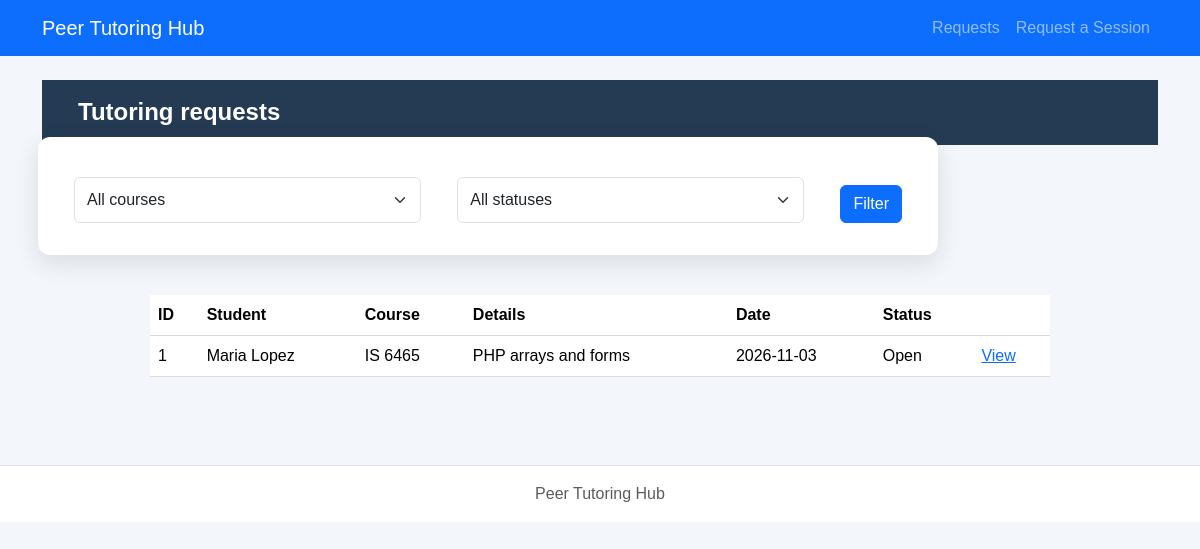
/lab6/php/requests.php, run on an earlier commit of the app's database.
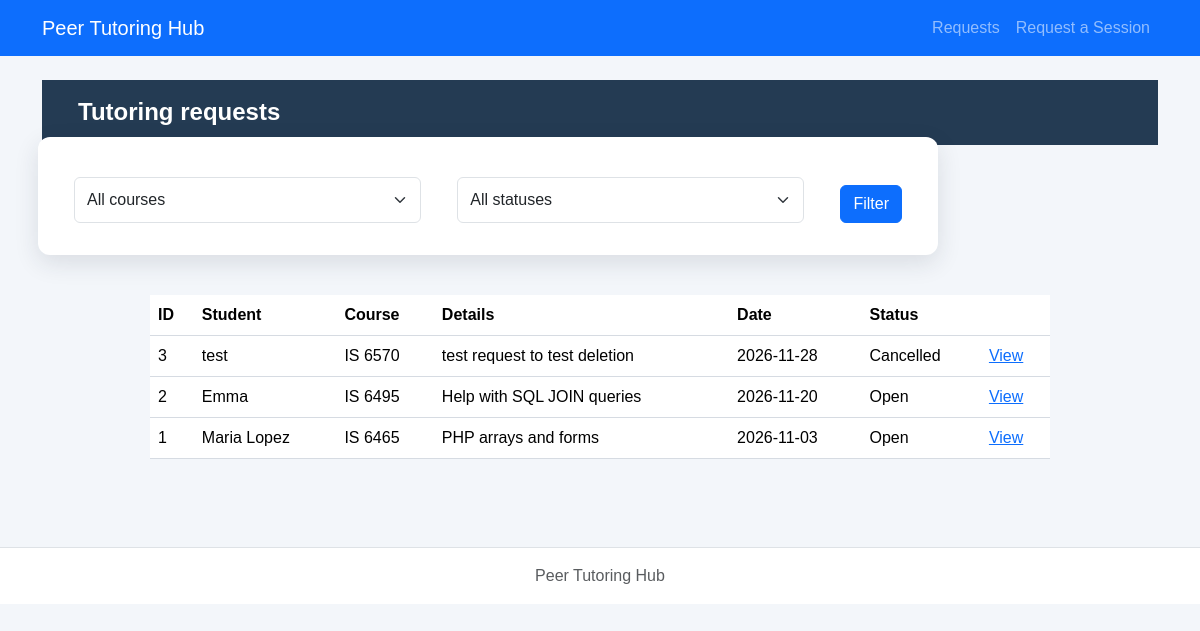
And on a later commit of the database.
### tables this page shows
CREATE TABLE tutoring_requests (
    request_id INTEGER PRIMARY KEY,
    student_id INTEGER NOT NULL,
    course TEXT NOT NULL,
    topic TEXT NOT NULL,
    preferred_date TEXT NOT NULL,
    preferred_time TEXT NOT NULL,
    status TEXT NOT NULL DEFAULT 'Open'
        CHECK (status IN ('Open', 'Cancelled', 'Assigned', 'Completed')),
    created_at TEXT NOT NULL DEFAULT CURRENT_TIMESTAMP,
    FOREIGN KEY (student_id) REFERENCES students(student_id)
);

CREATE TABLE students (
    student_id INTEGER PRIMARY KEY,
    student_name TEXT NOT NULL,
    student_email TEXT NOT NULL UNIQUE
);

### lab6/config/db.php (called while the page is built)
<?php
function openDatabase($path = null) {
    if ($path === null) {
        $path = dirname(__DIR__) . '/database/tutoring.db';
    }
    $pdo = new PDO('sqlite:' . $path);
    $pdo->setAttribute(PDO::ATTR_ERRMODE, PDO::ERRMODE_EXCEPTION);
    $pdo->setAttribute(PDO::ATTR_DEFAULT_FETCH_MODE, PDO::FETCH_ASSOC);
    $pdo->exec('PRAGMA foreign_keys = ON');
    return $pdo;
}

### lab6/repositories/requestPDO.php (called while the page is built, shortened)
<?php
function listRequests($pdo, $course = '', $status = '') {
    $sql='SELECT r.*,s.student_name FROM tutoring_requests r JOIN students s ON r.student_id=s.student_id WHERE 1=1';$args=[];
    $sql.=' ORDER BY r.request_id DESC';$stmt=$pdo->prepare($sql);$stmt->execute($args);return $stmt->fetchAll();
}

### lab6/services/requestService.php (called while the page is built, shortened)
<?php
require_once dirname(__DIR__).'/repositories/requestPDO.php';
function escapeHtml($v) {return htmlspecialchars((string)$v,ENT_QUOTES,'UTF-8');}
function decodeTopic($topic) {
    $v=json_decode($topic,true);
    return is_array($v)&&isset($v['reason'])&&is_array($v['topics']??null) ? $v : ['reason'=>$topic,'topics'=>[]];
}

### lab6/php/requests.php (the view, shortened to what this page needs)
<?php
require_once __DIR__.'/../config/db.php';require_once __DIR__.'/../services/requestService.php';
$course=trim((string)($_GET['course']??''));$status=(string)($_GET['status']??'');
$rows=listRequests(openDatabase(),$course,$status);
require __DIR__.'/../includes/header.php';require __DIR__.'/../includes/nav.php';?>
<main class="container py-4"><h1>Tutoring requests</h1>
<form method="get" class="row g-2 mb-3"><div class="col"><select class="form-select" name="course"><option value="">All courses</option></select></div><div class="col"><select class="form-select" name="status"><option value="">All statuses</option></select></div><div class="col-auto"><button class="btn btn-primary">Filter</button></div></form>
<?php if(!$rows):?><p>No matching requests.</p><?php else:?><table class="table"><thead><tr><th>ID</th><th>Student</th><th>Course</th><th>Details</th><th>Date</th><th>Status</th><th></th></tr></thead><tbody><?php foreach($rows as $r):$topic=decodeTopic($r['topic']);?><tr><td><?= (int)$r['request_id']?></td><td><?=escapeHtml($r['student_name'])?></td><td><?=escapeHtml($r['course'])?></td><td><?=escapeHtml($topic['reason'])?></td><td><?=escapeHtml($r['preferred_date'])?></td><td><?=escapeHtml($r['status'])?></td><td><a href="request-details.php?request_id=<?=(int)$r['request_id']?>">View</a></td></tr><?php endforeach;?></tbody></table><?php endif;?></main><?php require __DIR__.'/../includes/footer.php';?>

### lab6/includes/header.php (shortened to what this page needs)
<!doctype html>
<html lang="en">
<head>
  <link href="https://cdn.jsdelivr.net/npm/bootstrap@5.3.3/dist/css/bootstrap.min.css" rel="stylesheet">
  <link rel="stylesheet" href="../css/styles.css">
</head>
<body>

### lab6/includes/nav.php
<nav class="navbar navbar-expand-lg navbar-dark bg-primary">
  <div class="container">
    <a class="navbar-brand" href="../index.php">Peer Tutoring Hub</a>
    <div class="navbar-nav">
      <a class="nav-link" href="requests.php">Requests</a>
      <a class="nav-link" href="request-form.php">Request a Session</a>
    </div>
  </div>
</nav>

### lab6/includes/footer.php (shortened to what this page needs)
<footer class="border-top mt-5 py-3 text-center text-muted">
  <div class="container">Peer Tutoring Hub</div>
</footer>
</body>
</html>

### lab6/css/styles.css (style rules this page uses)
* { box-sizing: border-box; }
body { margin: 0; min-height: 100vh; font-family: Arial, Helvetica, sans-serif; color: #1f2937; background-color: #f3f6fa; }
h1 { margin: 0; padding: 18px 36px; color: #ffffff; font-size: 24px; font-weight: 700; background-color: #243b53; }
main form { max-width: 900px; margin: 42px auto; padding: 32px; display: grid; grid-template-columns: 1fr 1fr; gap: 18px 28px; background-color: #ffffff; border-radius: 12px; box-shadow: 0 8px 24px rgba(31, 41, 55, 0.12); }
main form input:not([type="checkbox"]):not([type="radio"]), main form select, main form textarea { width: 100%; min-height: 46px; padding: 10px 14px; color: #374151; font: inherit; background-color: #ffffff; border: 1px solid #aeb8c5; border-radius: 8px; }
main form button { grid-column: 1 / -1; grid-row: 6; justify-self: start; margin-top: 8px; padding: 13px 26px; color: #ffffff; font-size: 16px; font-weight: 700; background-color: #d60000; border: 0; border-radius: 8px; cursor: pointer; }
table { width: calc(100% - 80px); max-width: 900px; margin: 40px auto; border-collapse: collapse; background-color: #ffffff; }
th, td { padding: 14px 16px; text-align: left; border-bottom: 1px solid #d6dbe2; }
th { background-color: #eef1f4; }
footer { padding: 22px; color: #52606d; text-align: center; background-color: #ffffff; border-top: 1px solid #d6dbe2; }

What changed in the data, as far as the page shows it:
added tutoring_requests: request_id "3", student.student_name "test", course "IS 6570", topic "test request to test deletion", preferred_date "2026-11-28", status "Cancelled"
added tutoring_requests: request_id "2", student.student_name "Emma", course "IS 6495", topic "Help with SQL JOIN queries", preferred_date "2026-11-20", status "Open"
